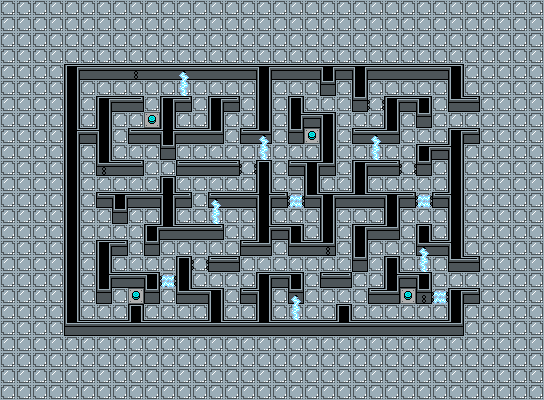

Below is a game level as drawn by its tile map, then a one-line description and the .tmx that defines it (tile-layer data replaced by summaries):
An orthogonal 34x25 tile map with 16x16 px tiles, 4 tile layers (floor, wall, cyan_button_off, cyan_door_init), 4 hidden layers not drawn, 3 tilesets and 4 objects (2x point, 2x collision).

<map version="1.5" tiledversion="2021.03.23" orientation="orthogonal" renderorder="right-down" width="34" height="25" tilewidth="16" tileheight="16" infinite="0" nextlayerid="10" nextobjectid="5">
 <tileset firstgid="1" source="../tileset/tileset.tsx" />
 <tileset firstgid="21" source="../tileset/button_cyan.tsx" />
 <tileset firstgid="23" source="../tileset/lasers_cyan.tsx" />
 <layer id="2" name="floor" width="34" height="25">
  <data>[850 cells, 850 non-empty, 1 distinct tile ids]</data>
 </layer>
 <layer id="1" name="wall" width="34" height="25">
  <data>[850 cells, 228 non-empty, 16 distinct tile ids]</data>
 </layer>
 <layer id="3" name="cyan_button_off" width="34" height="25">
  <data>[850 cells, 4 non-empty, 1 distinct tile ids]</data>
 </layer>
 <layer id="4" name="cyan_button_on" width="34" height="25" visible="0">
  <data>[850 cells, 4 non-empty, 1 distinct tile ids]</data>
 </layer>
 <layer id="5" name="cyan_door_init" width="34" height="25">
  <data>[850 cells, 28 non-empty, 6 distinct tile ids]</data>
 </layer>
 <layer id="6" name="cyan_door_open" width="34" height="25" visible="0">
  <data>[850 cells, 28 non-empty, 3 distinct tile ids]</data>
 </layer>
 <layer id="7" name="cyan_door_close1" width="34" height="25" visible="0">
  <data>[850 cells, 28 non-empty, 3 distinct tile ids]</data>
 </layer>
 <layer id="8" name="cyan_door_close2" width="34" height="25" visible="0">
  <data>[850 cells, 28 non-empty, 3 distinct tile ids]</data>
 </layer>
 <objectgroup id="9" name="object">
  <object id="1" name="start" type="point" x="456" y="120">
   <point />
  </object>
  <object id="2" name="end" type="point" x="456" y="280">
   <point />
  </object>
  <object id="3" type="collision" x="464" y="112" width="16" height="16" />
  <object id="4" type="collision" x="464" y="272" width="16" height="16" />
 </objectgroup>
</map>
